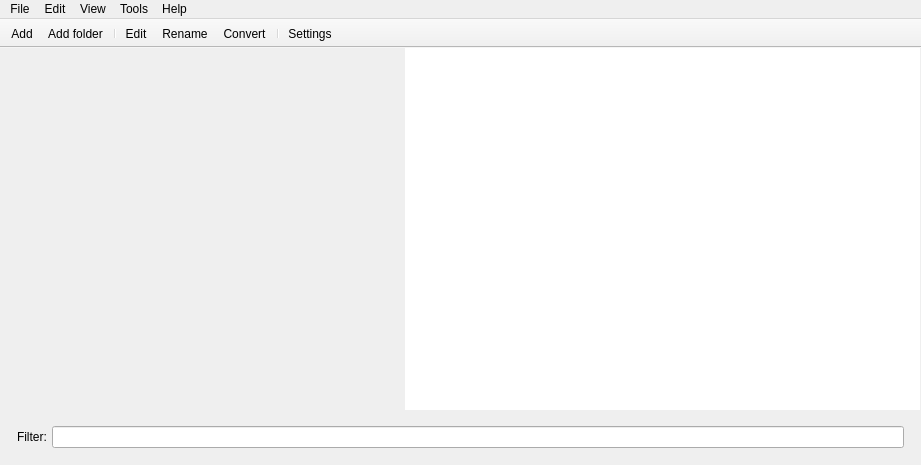
<?xml version="1.0" encoding="UTF-8"?>
<ui version="4.0">
 <class>MainWindow</class>
 <widget class="QMainWindow" name="MainWindow">
  <property name="geometry">
   <rect>
    <x>0</x>
    <y>0</y>
    <width>921</width>
    <height>465</height>
   </rect>
  </property>
  <property name="windowTitle">
   <string>Libro2</string>
  </property>
  <property name="animated">
   <bool>false</bool>
  </property>
  <widget class="QWidget" name="centralwidget">
   <layout class="QVBoxLayout" name="verticalLayout_3">
    <property name="spacing">
     <number>0</number>
    </property>
    <property name="leftMargin">
     <number>1</number>
    </property>
    <property name="topMargin">
     <number>0</number>
    </property>
    <property name="rightMargin">
     <number>1</number>
    </property>
    <property name="bottomMargin">
     <number>1</number>
    </property>
    <item>
     <layout class="QVBoxLayout" name="verticalLayout" stretch="1,0">
      <property name="spacing">
       <number>0</number>
      </property>
      <item>
       <widget class="QSplitter" name="splitter">
        <property name="orientation">
         <enum>Qt::Horizontal</enum>
        </property>
        <property name="handleWidth">
         <number>1</number>
        </property>
        <widget class="QFrame" name="frame">
         <property name="frameShape">
          <enum>QFrame::NoFrame</enum>
         </property>
         <property name="frameShadow">
          <enum>QFrame::Plain</enum>
         </property>
         <layout class="QVBoxLayout" name="verticalLayout_2">
          <property name="leftMargin">
           <number>0</number>
          </property>
          <property name="topMargin">
           <number>0</number>
          </property>
          <property name="rightMargin">
           <number>0</number>
          </property>
          <property name="bottomMargin">
           <number>0</number>
          </property>
          <item>
           <widget class="BookInfoPanel" name="bookInfo" native="true">
            <property name="minimumSize">
             <size>
              <width>200</width>
              <height>0</height>
             </size>
            </property>
            <property name="baseSize">
             <size>
              <width>200</width>
              <height>0</height>
             </size>
            </property>
            <property name="focusPolicy">
             <enum>Qt::StrongFocus</enum>
            </property>
           </widget>
          </item>
         </layout>
        </widget>
        <widget class="BookTableView" name="bookList">
         <property name="frameShape">
          <enum>QFrame::NoFrame</enum>
         </property>
         <property name="frameShadow">
          <enum>QFrame::Plain</enum>
         </property>
         <property name="midLineWidth">
          <number>0</number>
         </property>
        </widget>
       </widget>
      </item>
      <item>
       <widget class="QFrame" name="frameFilter">
        <property name="frameShape">
         <enum>QFrame::NoFrame</enum>
        </property>
        <property name="frameShadow">
         <enum>QFrame::Plain</enum>
        </property>
        <layout class="QHBoxLayout" name="horizontalLayout" stretch="0,0">
         <property name="spacing">
          <number>5</number>
         </property>
         <property name="leftMargin">
          <number>16</number>
         </property>
         <property name="topMargin">
          <number>16</number>
         </property>
         <property name="rightMargin">
          <number>16</number>
         </property>
         <property name="bottomMargin">
          <number>16</number>
         </property>
         <item>
          <widget class="QLabel" name="label">
           <property name="text">
            <string>Filter:</string>
           </property>
          </widget>
         </item>
         <item>
          <widget class="ButtonLineEdit" name="textFilter"/>
         </item>
        </layout>
       </widget>
      </item>
     </layout>
    </item>
   </layout>
  </widget>
  <widget class="QMenuBar" name="menubar">
   <property name="geometry">
    <rect>
     <x>0</x>
     <y>0</y>
     <width>921</width>
     <height>26</height>
    </rect>
   </property>
   <widget class="QMenu" name="menuFile">
    <property name="title">
     <string>File</string>
    </property>
    <addaction name="actionAdd_file"/>
    <addaction name="actionAdd_folder"/>
    <addaction name="separator"/>
    <addaction name="actionOpen"/>
    <addaction name="actionEdit_metadata"/>
    <addaction name="separator"/>
    <addaction name="actionRename"/>
    <addaction name="actionConvert"/>
    <addaction name="separator"/>
    <addaction name="actionSettings"/>
    <addaction name="separator"/>
    <addaction name="actionExit"/>
   </widget>
   <widget class="QMenu" name="menuEdit">
    <property name="title">
     <string>Edit</string>
    </property>
    <addaction name="actionSelect_all"/>
    <addaction name="actionRemove_selected_files"/>
    <addaction name="separator"/>
    <addaction name="actionRemove_all"/>
   </widget>
   <widget class="QMenu" name="menuView">
    <property name="title">
     <string>View</string>
    </property>
    <addaction name="actionViewInfo_panel"/>
    <addaction name="actionFilter_panel"/>
   </widget>
   <widget class="QMenu" name="menuHelp">
    <property name="title">
     <string>Help</string>
    </property>
    <addaction name="actionHelp"/>
    <addaction name="actionForum"/>
    <addaction name="separator"/>
    <addaction name="actionAbout"/>
    <addaction name="actionAbout_Qt"/>
   </widget>
   <widget class="QMenu" name="menuTools">
    <property name="title">
     <string>Tools</string>
    </property>
   </widget>
   <addaction name="menuFile"/>
   <addaction name="menuEdit"/>
   <addaction name="menuView"/>
   <addaction name="menuTools"/>
   <addaction name="menuHelp"/>
  </widget>
  <widget class="MainToolbar" name="toolBar">
   <property name="minimumSize">
    <size>
     <width>0</width>
     <height>0</height>
    </size>
   </property>
   <property name="baseSize">
    <size>
     <width>0</width>
     <height>40</height>
    </size>
   </property>
   <property name="windowTitle">
    <string>Toolbar</string>
   </property>
   <property name="autoFillBackground">
    <bool>false</bool>
   </property>
   <property name="movable">
    <bool>false</bool>
   </property>
   <property name="iconSize">
    <size>
     <width>22</width>
     <height>22</height>
    </size>
   </property>
   <property name="toolButtonStyle">
    <enum>Qt::ToolButtonFollowStyle</enum>
   </property>
   <property name="floatable">
    <bool>false</bool>
   </property>
   <attribute name="toolBarArea">
    <enum>TopToolBarArea</enum>
   </attribute>
   <attribute name="toolBarBreak">
    <bool>false</bool>
   </attribute>
   <addaction name="actionAdd_file"/>
   <addaction name="actionAdd_folder"/>
   <addaction name="separator"/>
   <addaction name="actionEdit_metadata"/>
   <addaction name="actionRename"/>
   <addaction name="actionConvert"/>
   <addaction name="separator"/>
   <addaction name="actionSettings"/>
  </widget>
  <action name="actionAdd_file">
   <property name="icon">
    <iconset resource="resources.qrc">
     <normaloff>:/toolbar/plus-box.svg</normaloff>:/toolbar/plus-box.svg</iconset>
   </property>
   <property name="text">
    <string>Add...</string>
   </property>
   <property name="toolTip">
    <string>Add files</string>
   </property>
   <property name="shortcut">
    <string>Ctrl+O</string>
   </property>
   <property name="iconVisibleInMenu">
    <bool>false</bool>
   </property>
   <property name="shortcutVisibleInContextMenu">
    <bool>true</bool>
   </property>
   <property name="priority">
    <enum>QAction::NormalPriority</enum>
   </property>
  </action>
  <action name="actionAdd_folder">
   <property name="icon">
    <iconset resource="resources.qrc">
     <normaloff>:/toolbar/folder-plus.svg</normaloff>:/toolbar/folder-plus.svg</iconset>
   </property>
   <property name="text">
    <string>Add folder...</string>
   </property>
   <property name="shortcut">
    <string>Ctrl+D</string>
   </property>
   <property name="iconVisibleInMenu">
    <bool>false</bool>
   </property>
   <property name="priority">
    <enum>QAction::LowPriority</enum>
   </property>
  </action>
  <action name="actionExit">
   <property name="text">
    <string>Exit</string>
   </property>
   <property name="menuRole">
    <enum>QAction::QuitRole</enum>
   </property>
   <property name="iconVisibleInMenu">
    <bool>false</bool>
   </property>
  </action>
  <action name="actionSelect_all">
   <property name="text">
    <string>Select all</string>
   </property>
   <property name="shortcut">
    <string>Ctrl+A</string>
   </property>
  </action>
  <action name="actionRemove_selected_files">
   <property name="text">
    <string>Remove selected files</string>
   </property>
   <property name="shortcut">
    <string>Del</string>
   </property>
  </action>
  <action name="actionViewInfo_panel">
   <property name="checkable">
    <bool>true</bool>
   </property>
   <property name="checked">
    <bool>true</bool>
   </property>
   <property name="text">
    <string>Info panel</string>
   </property>
   <property name="shortcut">
    <string>Ctrl+I</string>
   </property>
  </action>
  <action name="actionFilter_panel">
   <property name="checkable">
    <bool>true</bool>
   </property>
   <property name="checked">
    <bool>true</bool>
   </property>
   <property name="text">
    <string>Filter panel</string>
   </property>
   <property name="shortcut">
    <string>F3</string>
   </property>
   <property name="priority">
    <enum>QAction::NormalPriority</enum>
   </property>
  </action>
  <action name="actionRename">
   <property name="icon">
    <iconset resource="resources.qrc">
     <normaloff>:/toolbar/swap-horizontal-bold.svg</normaloff>:/toolbar/swap-horizontal-bold.svg</iconset>
   </property>
   <property name="text">
    <string>Rename...</string>
   </property>
   <property name="toolTip">
    <string>Rename selected files</string>
   </property>
   <property name="shortcut">
    <string>Ctrl+R</string>
   </property>
   <property name="iconVisibleInMenu">
    <bool>false</bool>
   </property>
  </action>
  <action name="actionConvert">
   <property name="icon">
    <iconset resource="resources.qrc">
     <normaloff>:/toolbar/file-send.svg</normaloff>:/toolbar/file-send.svg</iconset>
   </property>
   <property name="text">
    <string>Convert...</string>
   </property>
   <property name="toolTip">
    <string>Convert selected files</string>
   </property>
   <property name="shortcut">
    <string>Ctrl+T</string>
   </property>
   <property name="iconVisibleInMenu">
    <bool>false</bool>
   </property>
  </action>
  <action name="actionAbout">
   <property name="text">
    <string>About...</string>
   </property>
  </action>
  <action name="actionAbout_Qt">
   <property name="text">
    <string>About Qt...</string>
   </property>
  </action>
  <action name="actionHelp">
   <property name="text">
    <string>Help</string>
   </property>
  </action>
  <action name="actionForum">
   <property name="text">
    <string>Forum</string>
   </property>
  </action>
  <action name="actionEdit_metadata">
   <property name="icon">
    <iconset resource="resources.qrc">
     <normaloff>:/toolbar/pencil.svg</normaloff>:/toolbar/pencil.svg</iconset>
   </property>
   <property name="text">
    <string>Edit...</string>
   </property>
   <property name="iconText">
    <string>Edit</string>
   </property>
   <property name="toolTip">
    <string>Edit metadata for selected files</string>
   </property>
   <property name="shortcut">
    <string>Ctrl+E</string>
   </property>
   <property name="iconVisibleInMenu">
    <bool>false</bool>
   </property>
  </action>
  <action name="actionSettings">
   <property name="icon">
    <iconset resource="resources.qrc">
     <normaloff>:/toolbar/cog.svg</normaloff>:/toolbar/cog.svg</iconset>
   </property>
   <property name="text">
    <string>Settings...</string>
   </property>
   <property name="menuRole">
    <enum>QAction::PreferencesRole</enum>
   </property>
   <property name="iconVisibleInMenu">
    <bool>false</bool>
   </property>
  </action>
  <action name="actionRemove_all">
   <property name="text">
    <string>Remove all</string>
   </property>
   <property name="shortcut">
    <string>Shift+Del</string>
   </property>
  </action>
  <action name="actionOpen">
   <property name="text">
    <string>Open</string>
   </property>
   <property name="shortcut">
    <string>Ctrl+Return</string>
   </property>
  </action>
 </widget>
 <customwidgets>
  <customwidget>
   <class>ButtonLineEdit</class>
   <extends>QLineEdit</extends>
   <header>.customcontrols.h</header>
  </customwidget>
  <customwidget>
   <class>BookInfoPanel</class>
   <extends>QWidget</extends>
   <header>.bookinfopanel.h</header>
   <container>1</container>
   <slots>
    <signal>focusLost()</signal>
   </slots>
  </customwidget>
  <customwidget>
   <class>BookTableView</class>
   <extends>QTableView</extends>
   <header>.booktableview.h</header>
  </customwidget>
  <customwidget>
   <class>MainToolbar</class>
   <extends>QToolBar</extends>
   <header>.maintoolbar.h</header>
  </customwidget>
 </customwidgets>
 <resources>
  <include location="resources.qrc"/>
 </resources>
 <connections>
  <connection>
   <sender>actionAdd_file</sender>
   <signal>triggered()</signal>
   <receiver>MainWindow</receiver>
   <slot>onAddFiles()</slot>
   <hints>
    <hint type="sourcelabel">
     <x>-1</x>
     <y>-1</y>
    </hint>
    <hint type="destinationlabel">
     <x>523</x>
     <y>296</y>
    </hint>
   </hints>
  </connection>
  <connection>
   <sender>actionAdd_folder</sender>
   <signal>triggered()</signal>
   <receiver>MainWindow</receiver>
   <slot>onAddFolder()</slot>
   <hints>
    <hint type="sourcelabel">
     <x>-1</x>
     <y>-1</y>
    </hint>
    <hint type="destinationlabel">
     <x>523</x>
     <y>296</y>
    </hint>
   </hints>
  </connection>
  <connection>
   <sender>actionExit</sender>
   <signal>triggered()</signal>
   <receiver>MainWindow</receiver>
   <slot>onExit()</slot>
   <hints>
    <hint type="sourcelabel">
     <x>-1</x>
     <y>-1</y>
    </hint>
    <hint type="destinationlabel">
     <x>523</x>
     <y>296</y>
    </hint>
   </hints>
  </connection>
  <connection>
   <sender>actionSelect_all</sender>
   <signal>triggered()</signal>
   <receiver>MainWindow</receiver>
   <slot>onSelectAll()</slot>
   <hints>
    <hint type="sourcelabel">
     <x>-1</x>
     <y>-1</y>
    </hint>
    <hint type="destinationlabel">
     <x>523</x>
     <y>296</y>
    </hint>
   </hints>
  </connection>
  <connection>
   <sender>actionRemove_selected_files</sender>
   <signal>triggered()</signal>
   <receiver>MainWindow</receiver>
   <slot>onRemoveSelected()</slot>
   <hints>
    <hint type="sourcelabel">
     <x>-1</x>
     <y>-1</y>
    </hint>
    <hint type="destinationlabel">
     <x>523</x>
     <y>296</y>
    </hint>
   </hints>
  </connection>
  <connection>
   <sender>actionViewInfo_panel</sender>
   <signal>toggled(bool)</signal>
   <receiver>MainWindow</receiver>
   <slot>onViewInfoPanel(bool)</slot>
   <hints>
    <hint type="sourcelabel">
     <x>-1</x>
     <y>-1</y>
    </hint>
    <hint type="destinationlabel">
     <x>523</x>
     <y>296</y>
    </hint>
   </hints>
  </connection>
  <connection>
   <sender>actionFilter_panel</sender>
   <signal>toggled(bool)</signal>
   <receiver>MainWindow</receiver>
   <slot>onViewFilterPanel(bool)</slot>
   <hints>
    <hint type="sourcelabel">
     <x>-1</x>
     <y>-1</y>
    </hint>
    <hint type="destinationlabel">
     <x>536</x>
     <y>352</y>
    </hint>
   </hints>
  </connection>
  <connection>
   <sender>actionRename</sender>
   <signal>triggered()</signal>
   <receiver>MainWindow</receiver>
   <slot>onRename()</slot>
   <hints>
    <hint type="sourcelabel">
     <x>-1</x>
     <y>-1</y>
    </hint>
    <hint type="destinationlabel">
     <x>536</x>
     <y>365</y>
    </hint>
   </hints>
  </connection>
  <connection>
   <sender>actionAbout_Qt</sender>
   <signal>triggered()</signal>
   <receiver>MainWindow</receiver>
   <slot>onAboutQt()</slot>
   <hints>
    <hint type="sourcelabel">
     <x>-1</x>
     <y>-1</y>
    </hint>
    <hint type="destinationlabel">
     <x>536</x>
     <y>365</y>
    </hint>
   </hints>
  </connection>
  <connection>
   <sender>actionAbout</sender>
   <signal>triggered()</signal>
   <receiver>MainWindow</receiver>
   <slot>onAbout()</slot>
   <hints>
    <hint type="sourcelabel">
     <x>-1</x>
     <y>-1</y>
    </hint>
    <hint type="destinationlabel">
     <x>536</x>
     <y>365</y>
    </hint>
   </hints>
  </connection>
  <connection>
   <sender>actionConvert</sender>
   <signal>triggered()</signal>
   <receiver>MainWindow</receiver>
   <slot>onConvert()</slot>
   <hints>
    <hint type="sourcelabel">
     <x>-1</x>
     <y>-1</y>
    </hint>
    <hint type="destinationlabel">
     <x>536</x>
     <y>365</y>
    </hint>
   </hints>
  </connection>
  <connection>
   <sender>actionHelp</sender>
   <signal>triggered()</signal>
   <receiver>MainWindow</receiver>
   <slot>onHelp()</slot>
   <hints>
    <hint type="sourcelabel">
     <x>-1</x>
     <y>-1</y>
    </hint>
    <hint type="destinationlabel">
     <x>464</x>
     <y>242</y>
    </hint>
   </hints>
  </connection>
  <connection>
   <sender>actionForum</sender>
   <signal>triggered()</signal>
   <receiver>MainWindow</receiver>
   <slot>onForumLink()</slot>
   <hints>
    <hint type="sourcelabel">
     <x>-1</x>
     <y>-1</y>
    </hint>
    <hint type="destinationlabel">
     <x>464</x>
     <y>242</y>
    </hint>
   </hints>
  </connection>
  <connection>
   <sender>actionEdit_metadata</sender>
   <signal>triggered()</signal>
   <receiver>MainWindow</receiver>
   <slot>onEditMetadata()</slot>
   <hints>
    <hint type="sourcelabel">
     <x>-1</x>
     <y>-1</y>
    </hint>
    <hint type="destinationlabel">
     <x>464</x>
     <y>242</y>
    </hint>
   </hints>
  </connection>
  <connection>
   <sender>actionSettings</sender>
   <signal>triggered()</signal>
   <receiver>MainWindow</receiver>
   <slot>onSettings()</slot>
   <hints>
    <hint type="sourcelabel">
     <x>-1</x>
     <y>-1</y>
    </hint>
    <hint type="destinationlabel">
     <x>464</x>
     <y>242</y>
    </hint>
   </hints>
  </connection>
  <connection>
   <sender>actionRemove_all</sender>
   <signal>triggered()</signal>
   <receiver>MainWindow</receiver>
   <slot>onRemoveAll()</slot>
   <hints>
    <hint type="sourcelabel">
     <x>-1</x>
     <y>-1</y>
    </hint>
    <hint type="destinationlabel">
     <x>464</x>
     <y>242</y>
    </hint>
   </hints>
  </connection>
  <connection>
   <sender>actionOpen</sender>
   <signal>triggered()</signal>
   <receiver>MainWindow</receiver>
   <slot>onOpenFile()</slot>
   <hints>
    <hint type="sourcelabel">
     <x>-1</x>
     <y>-1</y>
    </hint>
    <hint type="destinationlabel">
     <x>460</x>
     <y>232</y>
    </hint>
   </hints>
  </connection>
 </connections>
 <slots>
  <slot>onAddFiles()</slot>
  <slot>onAddFolder()</slot>
  <slot>onExit()</slot>
  <slot>onBookListSelectionChanged()</slot>
  <slot>onBookInfoFocusLost()</slot>
  <slot>onSelectAll()</slot>
  <slot>onRemoveSelected()</slot>
  <slot>onViewInfoPanel(bool)</slot>
  <slot>onSaveMetadata()</slot>
  <slot>onViewFilterPanel(bool)</slot>
  <slot>onToolFilterButton()</slot>
  <slot>onRename()</slot>
  <slot>onAboutQt()</slot>
  <slot>onAbout()</slot>
  <slot>onViewToolbar(bool)</slot>
  <slot>onConvert()</slot>
  <slot>onHelp()</slot>
  <slot>onForumLink()</slot>
  <slot>onEditMetadata()</slot>
  <slot>onSettings()</slot>
  <slot>onRemoveAll()</slot>
  <slot>onOpenFile()</slot>
 </slots>
</ui>
